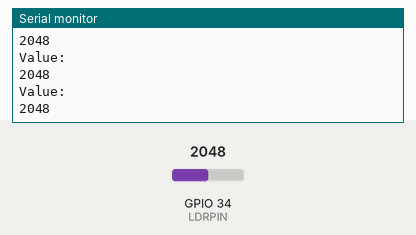
Simulated run of this sketch. Board: ESP32. Parts: the last lines printed to the serial monitor. The inputs (shaded band) are chosen by the test bench; at power-on: GPIO 34 (LDRPIN) = 2048.

Above: at 1.3 s.
1.4 s: GPIO 34 (LDRPIN) set to 2866
At 1.9 s:
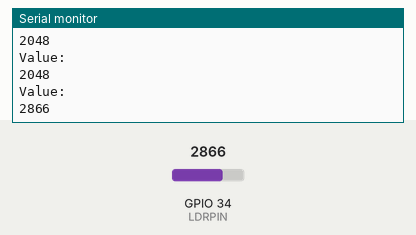
2.9 s: GPIO 34 (LDRPIN) set to 3603
At 3.4 s:
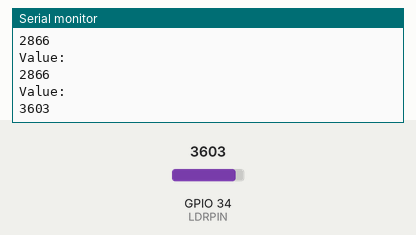
Timing chart, 0 to 5.9 s (numbered marks = the images above; inputs shaded):
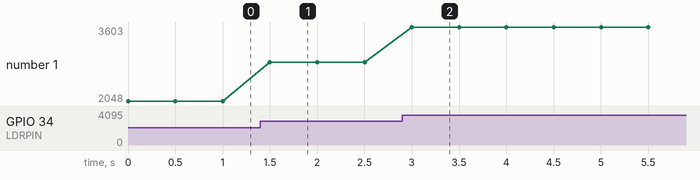

The sketch:

LDR.ino
```cpp
#define LDRPIN 34
void setup() {
  // put your setup code here, to run once:
  Serial.begin(115200);
}

void loop() {
  // put your main code here, to run repeatedly:
  int val = analogRead(LDRPIN);
  Serial.println("Value: ");
  Serial.println(val);
  delay(500);
}
```

Measured:
- after the input at 1.4 s, the serial monitor: prints a new line after 0.10 s (image 1)
- after the input at 2.9 s, the serial monitor: prints a new line after 0.10 s (image 2)
- plotted number 1: 2048 → 2866 after the input at 1.4 s, 2866 → 3603 after the input at 2.9 s
